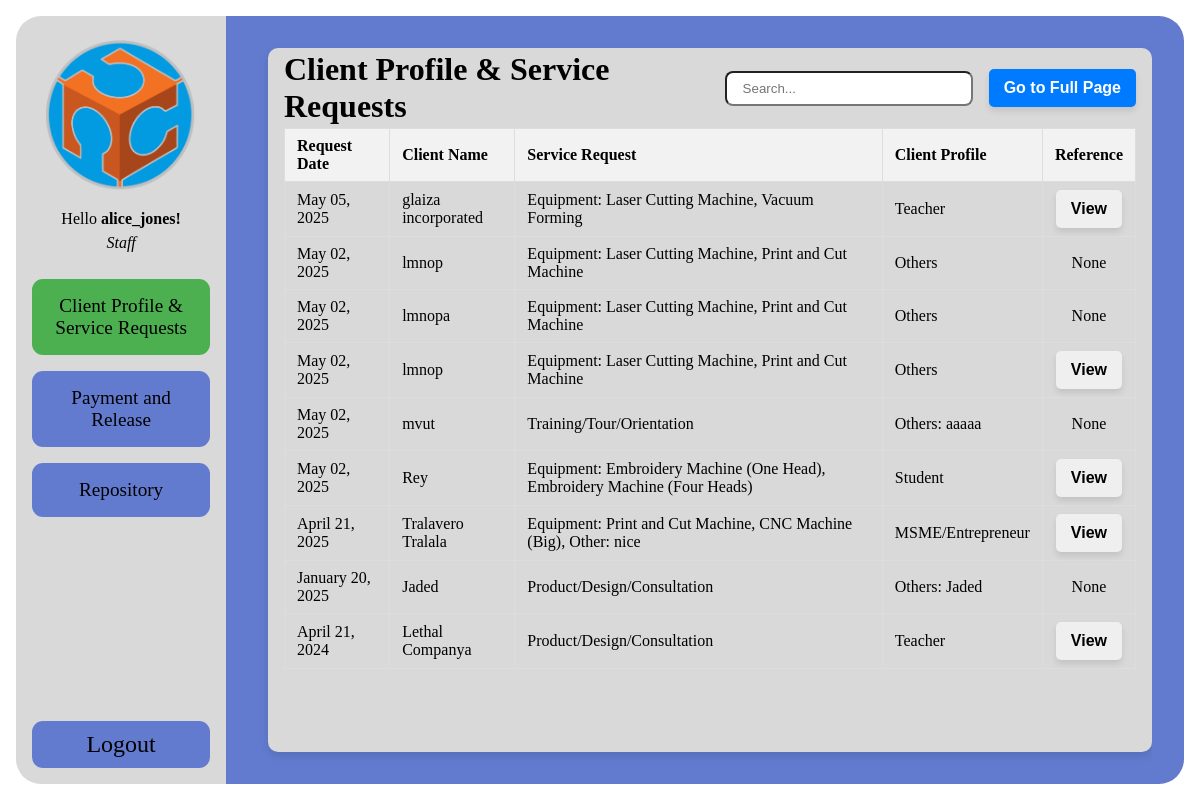
Screenshot of /staff-home.php?login=success (signed in) with the database file from the repository.
### tables this page shows
CREATE TABLE `job_requests` (
  `id` int(11) NOT NULL,
  `personal_name` varchar(255) NOT NULL,
  `request_date` date NOT NULL,
  `client_name` varchar(100) NOT NULL,
  `address` varchar(255) NOT NULL,
  `gender` varchar(50) NOT NULL,
  `gender_optional` varchar(255) DEFAULT NULL,
  `age` int(11) NOT NULL,
  `designation` varchar(50) NOT NULL,
  `designation_other` varchar(255) DEFAULT NULL,
  `company` varchar(255) NOT NULL,
  `service_requested` text NOT NULL,
  `contact_number` varchar(20) NOT NULL,
  `equipment` text DEFAULT NULL,
  `hand_tools_other` varchar(255) DEFAULT NULL,
  `equipment_other` varchar(255) DEFAULT NULL,
  `consultation_mode` varchar(50) DEFAULT NULL,
  `consultation_schedule` varchar(255) DEFAULT NULL,
  `equipment_schedule` datetime DEFAULT NULL,
  `work_description` text NOT NULL,
  `personnel_name` varchar(255) DEFAULT NULL,
  `personnel_date` date DEFAULT NULL,
  `reference_file` varchar(255) DEFAULT NULL,
  `created_at` timestamp NOT NULL DEFAULT current_timestamp(),
  `updated_at` timestamp NOT NULL DEFAULT current_timestamp() ON UPDATE current_timestamp()
);

### staff-home.php (the view, shortened to what this page needs)
<?php
include 'header.php';
include 'config.php';
$jobRequests = [];
$sql = "SELECT * FROM job_requests ORDER BY request_date DESC";
$result = $conn->query($sql);
if ($result->num_rows > 0) {
    while ($row = $result->fetch_assoc()) {
        $jobRequests[] = $row;
    }
}
?>
<div class="container">
    <div class="container-left">
        <div class="header">
            <img src="FABLAB_LOGO.png" alt="Description of image" class="admin-image">
            <div class="header-text">
                <p>Hello <b><?php echo htmlspecialchars($_SESSION['staff_name']); ?>!</b></p>
                <p>Staff</p>
            </div>
        </div>
        <div class="user-content">
            <div class="button" onclick="showTab('job-description', 'Client Profile and Service Requests')">
                <p>Client Profile & Service Requests</p>
            </div>
            <div class="button" onclick="showTab('billing', 'Payment and Release')">
                <p>Payment and Release</p>
            </div>
            <div class="button" onclick="showTab('repository', 'Repository')">
                <p>Repository</p>
            </div>
        </div>
        <div class="button" onclick="confirmLogout()">
            <p class="logout">Logout</p>
        </div>
    </div>
    <div class="container-right">
        <div class="contents">
            <div class="contents-box">
                <div class="job-request-content active" id="job-description">
                    <div class="section-title">
                        <h1>Client Profile & Service Requests</h1>
                        <div class="search-full">
                            <input type="text" class="search-input" id="jobRequestsSearch" placeholder="Search..." onkeyup="filterJobRequestsTable()">
                            <button class="btn-blue" onclick="redirectToPage()">Go to Full Page</button>
                        </div>
                    </div>
                    <table id="jobRequestsTable">
                        <thead>
                            <tr>
                                <th onclick="sortJobRequestsTable(0)">Request Date</th>
                                <th onclick="sortJobRequestsTable(1)">Client Name</th>
                                <th onclick="sortJobRequestsTable(2)">Service Request</th>
                                <th onclick="sortJobRequestsTable(3)">Client Profile</th>
                                <th onclick="sortJobRequestsTable(4)">Reference</th>
                            </tr>
                        </thead>
                        <tbody>
                            <?php foreach ($jobRequests as $request): ?>
                                <tr>
                                    <td><?= date("F d, Y", strtotime($request['request_date'])) ?></td>
                                    <td><?= htmlspecialchars($request['client_name']) ?></td>
                                    <td>
                                        <?php
                                        $serviceRequest = htmlspecialchars($request['service_requested']);
                                        if (!empty($request['equipment'])) {
                                            $serviceRequest .= ": " . htmlspecialchars($request['equipment']);
                                        }
                                        if (!empty($request['equipment_other'])) {
                                            $serviceRequest .= ": " . htmlspecialchars($request['equipment_other']);
                                        }
                                        echo $serviceRequest;
                                        ?>
                                    </td>
                                    <td>
                                        <?php
                                        $designation = htmlspecialchars($request['designation']);
                                        if ($designation === "Others" && !empty($request['designation_other'])) {
                                            $designation .= ": " . htmlspecialchars($request['designation_other']);
                                        }
                                        echo $designation;
                                        ?>
                                    </td>
                                    <td style="text-align: center;">
                                        <?php if (!empty($request['reference_file'])): ?>
                                            <button onclick="window.open('uploads/job-requests/<?= htmlspecialchars($request['reference_file']) ?>', '_blank')">View</button>
                                        <?php else: ?>
                                            None
                                        <?php endif; ?>
                                    </td>
                                </tr>
                            <?php endforeach; ?>
                        </tbody>
                    </table>
                </div>
            </div>
        </div>
    </div>
</div>
</body>
</html>

### style.css (style rules this page uses)
body, html { margin: 0; height: 100%; overflow: hidden; }
p { margin: 0; }
.container { display: flex; height: 100vh; padding: 1rem; box-sizing: border-box; position: relative; overflow: visible; }
.container-left { width: 18%; background-color: #D9D9D9; border-top-left-radius: 25px; border-bottom-left-radius: 25px; margin-right: 1rem; display: flex; flex-direction: column; position: relative; z-index: 2; }
.container-right { background-color: #627BCE; display: flex; flex-direction: column; overflow: hidden; position: absolute; top: 0; right: 0; bottom: 0; left: 17%; z-index: 1; padding: 0 2rem; margin: 1rem 1rem 1rem 0; box-sizing: border-box; border-top-right-radius: 25px; border-bottom-right-radius: 25px; }
.header { flex: 2; display: flex; flex-direction: column; justify-content: center; align-items: center; padding: 1.5rem; padding-bottom: 0.5rem; gap: 1rem; }
.header-text { text-align: center; line-height: 1.5; }
.header-text p:last-child { font-style: italic; }
.user-content { flex: 8; display: flex; flex-direction: column; padding: 1rem; gap: 1rem; }
.contents { flex: 18; display: flex; flex-direction: column; overflow: auto; box-sizing: border-box; }
.contents-box { position: relative; flex: 1; background-color: #D9D9D9; padding: 1rem; border-radius: 10px; box-shadow: 0 4px 8px rgba(0, 0, 0, 0.1); box-sizing: border-box; margin: 2rem 0 2rem 2rem; height: 400px; overflow-y: auto; }
table { width: 100%; border-collapse: collapse; }
th, td { padding: 8px 12px; border: 1px solid #ddd; text-align: left; max-width: 50vw; }
th { background-color: #f2f2f2; }
.user-content .button { text-align: center; background-color: #627BCE; padding: 1rem; font-size: 1.2rem; border-radius: 11px; cursor: pointer; transition: background-color 0.3s; }
.user-content .button:hover, .user-content .button.active { background-color: #4CAF50; }
.admin-image { max-width: 100%; height: auto; width: 150px; margin: 0 auto; display: block; }
.job-request-content { display: none; }
.job-request-content.active { display: block; }
.logout { text-align: center; background-color: rgb(98, 123, 206); font-size: 1.5rem; cursor: pointer; padding: 10px; margin: 0 1rem 1rem; border-radius: 11px; }
.section-title { display: flex; justify-content: space-between; align-items: center; max-height: 3rem; margin-bottom: 1rem; }
button { font-size: 16px; font-weight: bold; padding: 10px 15px; border: none; border-radius: 5px; cursor: pointer; transition: background-color 0.3s ease, transform 0.2s ease; box-shadow: 0 4px 6px rgba(0, 0, 0, 0.1); }
.btn-blue { background-color: #007BFF; color: white; }
.search-full { display: flex; gap: 1rem; width: 50%; justify-content: space-between; align-items: center; }
.search-input { text-indent: 16px; flex: 1; padding: 8px 0; border-radius: 8px; }

### rows the page displays
job_requests: request_date "May 05, 2025", client_name "glaiza incorporated", serviceRequest "Equipment: Laser Cutting Machine, Vacuum Forming", designation "Teacher"
job_requests: request_date "May 02, 2025", client_name "lmnop", serviceRequest "Equipment: Laser Cutting Machine, Print and Cut Machine", designation "Others", reference_file "None"
job_requests: request_date "May 02, 2025", client_name "lmnopa", serviceRequest "Equipment: Laser Cutting Machine, Print and Cut Machine", designation "Others", reference_file "None"
job_requests: request_date "May 02, 2025", client_name "lmnop", serviceRequest "Equipment: Laser Cutting Machine, Print and Cut Machine", designation "Others"
job_requests: request_date "May 02, 2025", client_name "mvut", service_requested "Training/Tour/Orientation", designation "Others: aaaaa", reference_file "None"
job_requests: request_date "May 02, 2025", client_name "Rey", serviceRequest "Equipment: Embroidery Machine (One Head), Embroidery Machine (Four Heads)", designation "Student"
job_requests: request_date "April 21, 2025", client_name "Tralavero Tralala", serviceRequest "Equipment: Print and Cut Machine, CNC Machine (Big), Other: nice", designation "MSME/Entrepreneur"
job_requests: request_date "January 20, 2025", client_name "Jaded", service_requested "Product/Design/Consultation", designation "Others: Jaded", shows "None"
job_requests: request_date "April 21, 2024", client_name "Lethal Companya", service_requested "Product/Design/Consultation", designation "Teacher"

### other values shown
$_SESSION['staff_name'] "alice_jones"
